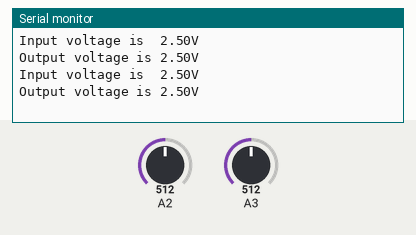
Recording of a sketch running on a simulated Arduino Uno, built with avr-gcc and run on an emulated ATmega328P. Parts: the last lines printed to the serial monitor. The test bench sets the inputs (shaded band); at power-on: A2 = 512, A3 = 512.

Above: at 1.8 s.
1.9 s: A2 set to 716
At 2.8 s:
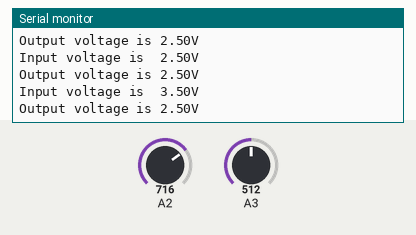
3.4 s: A3 set to 716
At 4.7 s:
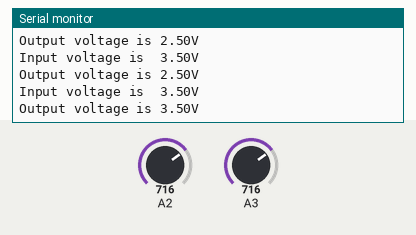
4.9 s: A2 set to 900
At 5.8 s:
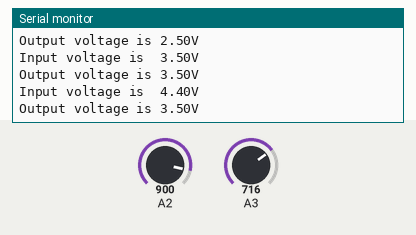
6.4 s: A3 set to 900
At 7.5 s:
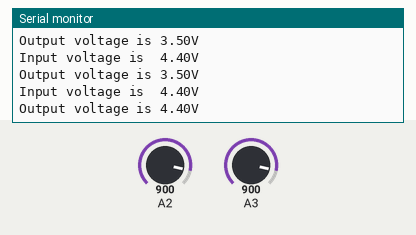
Timing chart, 0 to 8.9 s (numbered marks = the images above; inputs shaded):
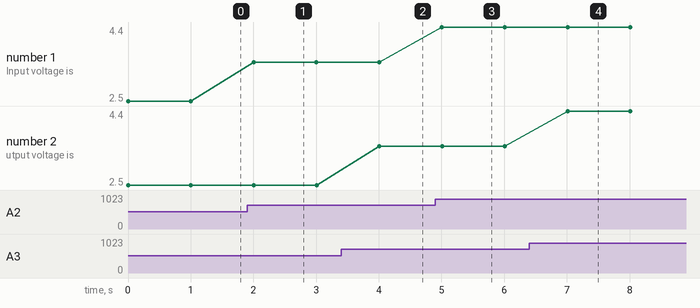

The sketch:

tongxiangbiliyunsuan3.5.ino
```cpp
void  setup( ) {
  Serial.begin(115200);
}

void loop( ) {
 float vi=analogRead(A2)/1023.0*5;
 float vo=analogRead(A3)/1023.0*5;

 Serial.print("Input voltage is  ");
 Serial.print(vi); Serial.println("V");

 Serial.print("Output voltage is ");
 Serial.print(vo); Serial.println("V");
 delay(1000);
}
```

Measured:
- after the input at 1.9 s, the serial monitor: prints a new line after 0.10 s (image 1)
- after the input at 3.4 s, the serial monitor: prints a new line after 0.61 s (image 2)
- after the input at 4.9 s, the serial monitor: prints a new line after 0.11 s (image 3)
- after the input at 6.4 s, the serial monitor: prints a new line after 0.61 s (image 4)
- plotted number 1: 2.5 → 3.5 after the input at 1.9 s, 3.5 → 4.4 after the input at 4.9 s
